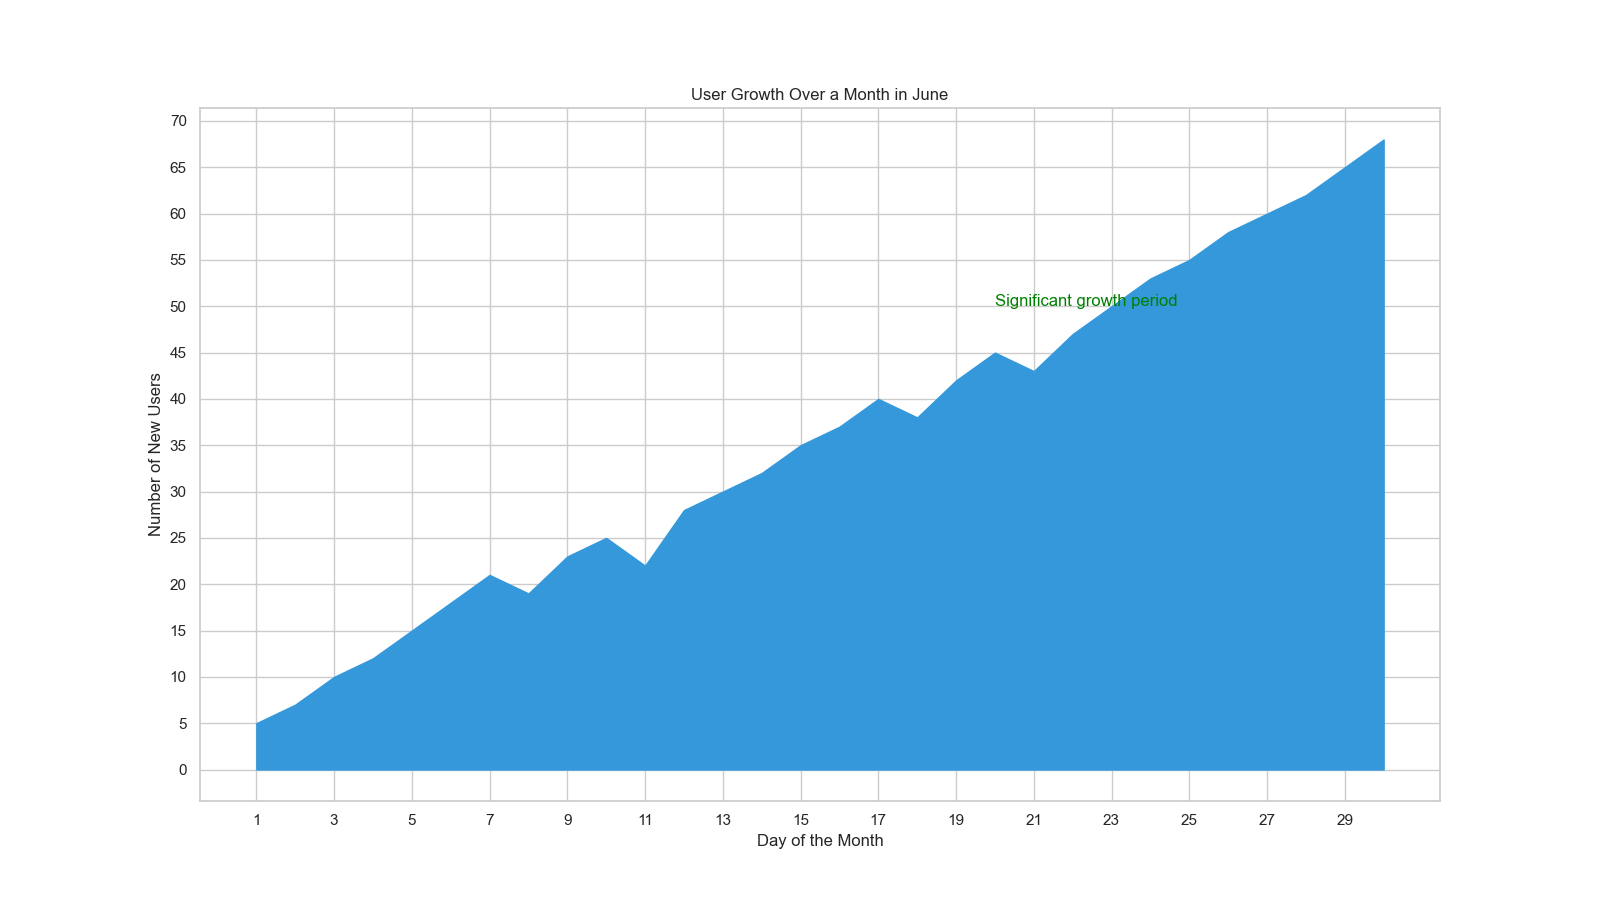

The script that drew this image:

import matplotlib.pyplot as plt

days = list(range(1, 31))
number_of_new_users = [
    5, 7, 10, 12, 15, 18, 21, 19, 23, 25, 22, 28, 30, 32, 35, 37, 40, 38, 42, 45,
    43, 47, 50, 53, 55, 58, 60, 62, 65, 68
]

plt.figure(figsize=(16, 9))
plt.fill_between(days, number_of_new_users, color="#3498DB")

plt.title("User Growth Over a Month in June")
plt.xlabel("Day of the Month")
plt.ylabel("Number of New Users")
plt.xticks(range(1, 31, 2))
plt.yticks(range(0, 71, 5))

plt.text(20, 50, "Significant growth period", fontsize=12, color='green')

plt.show()
